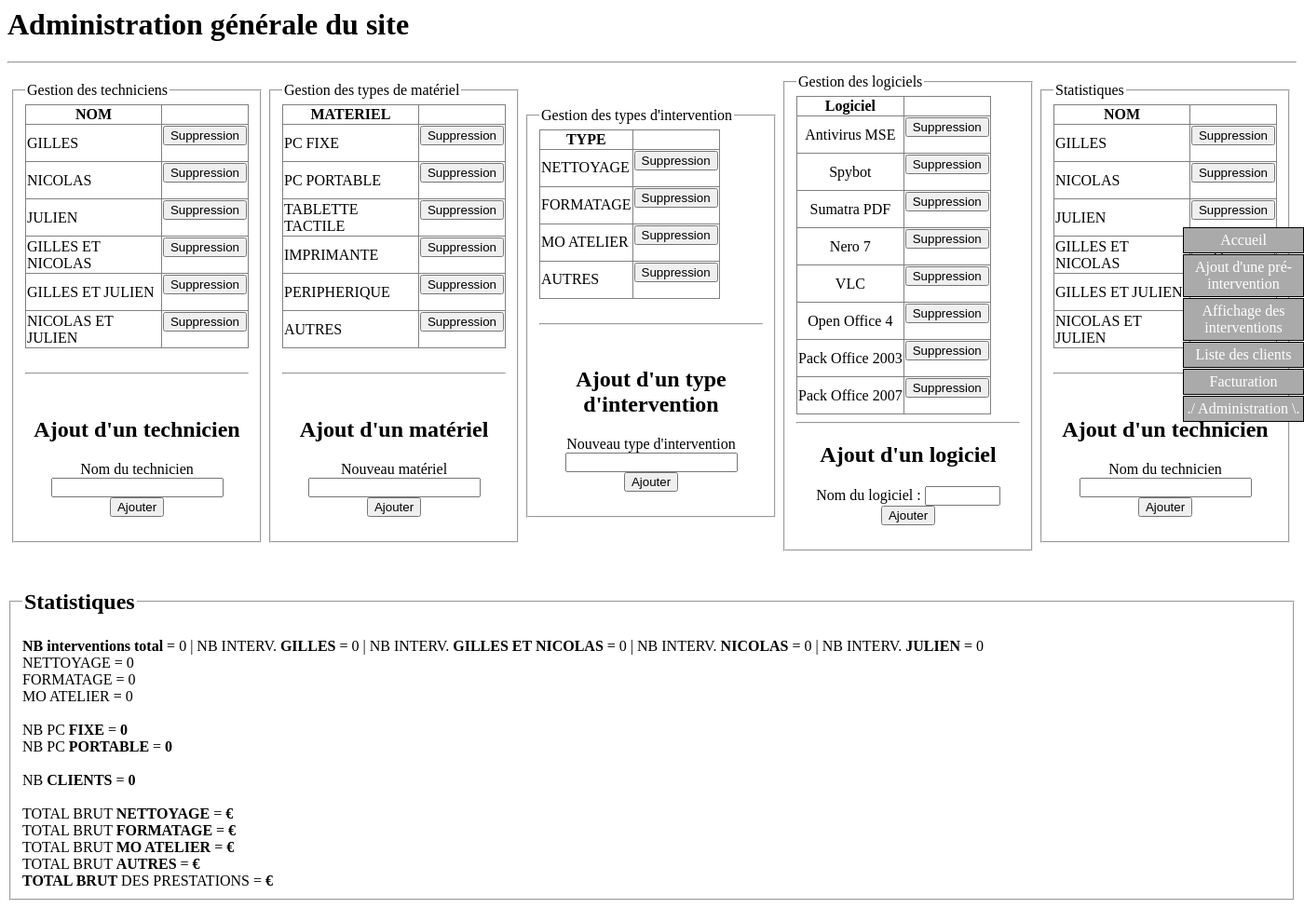
Page /index.php?p=administration on the committed database.
### tables this page shows
CREATE TABLE IF NOT EXISTS `ttechniciens` (
  `id` int(11) NOT NULL AUTO_INCREMENT,
  `nom` char(50) NOT NULL,
  PRIMARY KEY (`id`)
);

CREATE TABLE IF NOT EXISTS `ttypemateriel` (
  `id` int(11) NOT NULL AUTO_INCREMENT,
  `materiel` char(50) NOT NULL,
  PRIMARY KEY (`id`)
);

CREATE TABLE IF NOT EXISTS `ttypeinterv` (
  `id` int(11) NOT NULL AUTO_INCREMENT,
  `interv` char(50) NOT NULL,
  PRIMARY KEY (`id`)
);

CREATE TABLE IF NOT EXISTS `tlogiciels` (
  `id` int(11) NOT NULL AUTO_INCREMENT,
  `nom` varchar(50) NOT NULL,
  PRIMARY KEY (`id`)
);

### admin/techniciens.php (the view, shortened to what this page needs)
<table border="1" rules="all">
<tr> <th> NOM </th> </tr>
<?php
$req = mysql_query ( "SELECT * FROM ttechniciens ;" )  or  die( mysql_error() ) ;
while ( $ligne = mysql_fetch_array($req) )
{
	echo "<tr>" ;
	echo "<td>" . $ligne['nom'] . "</td>" ;
	echo "<td align='center'><form action='admin/deltechnicien.php?id=".$ligne["id"]."' method='POST'> <input type='hidden' name='id' value='".$ligne["id"]."'> <input type='submit' class='button blue morph' value='Suppression' onclick=\"javascript:return(confirm('Confirmer la suppression ?'))\";> </form></td>" ;
	echo "</tr>" ;
}
?>
</table>
<br /><hr /><br />
<center><h2>Ajout d'un technicien</h2>
<form action="#" method="POST">
	<p>
	Nom du technicien <input type="nom" name="nom" required><br />
	<input type="submit" value="Ajouter">
	</p>
</form>
</center>

### index.php (shortened to what this page needs)
<!DOCTYPE>
<html>
<head>
	<link href="style.css" rel="stylesheet" type="text/css" />
</head>
<body>
<?php
switch ($_GET['p']) {
	case 'administration':
		echo "<h1>Administration générale du site</h1>";
	break;
	}
?>
<ul id="menu">
	<li><a href="index.php?p=index">Accueil</a></li>
	<li><a href="index.php?p=ajoutpreinterv">Ajout d'une pré-intervention</a></li>
	<li><a href="index.php?p=showinterv">Affichage des interventions</a></li>
	<li><a href="index.php?p=clients">Liste des clients</a></li>
	<li><a href="index.php?p=facturation">Facturation</a></li>
	<li><a href="index.php?p=administration">./ Administration \.</a></li>
</ul>
<hr />
<?php
switch ($_GET['p']) {
	case 'administration':
		include_once('admin/index.php');
	break;
	}
?>
</body>
</html>

### admin/index.php
<table>
<tr>
	<td>
	<fieldset style='width:240px;'><legend>Gestion des techniciens</legend>
	<?php include "techniciens.php"; ?>
	</fieldset>
	</td>
	<td>
	<fieldset style='width:240px;'><legend>Gestion des types de matériel</legend>
	<?php include "typemateriel.php"; ?>
	</fieldset>
	</td>
	<td>
	<fieldset style='width:240px;'><legend>Gestion des types d'intervention</legend>
	<?php include "typeinterv.php"; ?>
	</fieldset>
	</td>
	<td>
	<fieldset style='width:240px;'><legend>Gestion des logiciels</legend>
	<?php include "logiciels.php"; ?>
	</fieldset>
	</td>
	<td>
	<fieldset style='width:240px;'><legend>Statistiques</legend>
	<?php include "techniciens.php"; ?>
	</fieldset>
	</td>
</tr>
</table>
<br />
<fieldset><legend><h2>Statistiques</h2></legend>
<?php include "statistiques.php"; ?>
</fieldset>

### admin/typemateriel.php (shortened to what this page needs)
<table border="1" rules="all">
<tr> <th> MATERIEL </th> </tr>
<?php
$req = mysql_query ( "SELECT * FROM ttypemateriel;" )  or  die( mysql_error() ) ;
while ( $ligne = mysql_fetch_array($req) )
{
	echo "<tr>" ;
	echo "<td>" . $ligne['materiel'] . "</td>" ;
	echo "<td align='center'><form action='admin/deltypemateriel.php?id=".$ligne["id"]."' method='POST'> <input type='hidden' name='id' value='".$ligne["id"]."'> <input type='submit' class='button blue morph' value='Suppression' onclick=\"javascript:return(confirm('Confirmer la suppression ?'))\";> </form></td>" ;
	echo "</tr>" ;
}
?>
</table>
<br /><hr /><br />
<center>
<h2>Ajout d'un matériel</h2>
<form action="#" method="POST">
	<p>
	Nouveau matériel <input type="text" name="materiel" required><br />
	<input type="submit" value="Ajouter">
	</p>
</form>
</center>

### admin/typeinterv.php (shortened to what this page needs)
<table border="1" rules="all">
<tr> <th> TYPE </th> </tr>
<?php
$req = mysql_query ( "SELECT * FROM ttypeinterv;" )  or  die( mysql_error() ) ;
while ( $ligne = mysql_fetch_array($req) )
{
	echo "<tr>" ;
	echo "<td>" . $ligne['interv'] . "</td>" ;
	echo "<td align='center'><form action='admin/deltypeinterv.php?id=".$ligne["id"]."' method='POST'> <input type='hidden' name='id' value='".$ligne["id"]."'> <input type='submit' value='Suppression' onclick=\"javascript:return(confirm('Confirmer la suppression ?'))\";> </form></td>" ;
	echo "</tr>" ;
}
	?>
</table>
<br /><hr /><br />
<center>
<h2> Ajout d'un type d'intervention </h2>
<form action="#" method="POST">
	<p>
	Nouveau type d'intervention <input type="nom" name="nom" required><br />
	<input type="submit" value="Ajouter">
	</p>
</form>
</center>

### admin/logiciels.php (shortened to what this page needs)
<table border="1" rules="all">
<tr> <th> Logiciel </th> </tr>
<?php
	$sql = mysql_query ( " SELECT * FROM tlogiciels ; " ) or die ( mysql_error() ) ;
	while ( $ligne = mysql_fetch_array($sql) )
	{
		echo "<tr>" ;
		echo "<td align='center'>" . $ligne['nom'] . "</td>" ;
		echo "<td align='center'><form action='admin/dellogiciel.php?id=" . $ligne["id"] . "' method='POST'> <input type='hidden' name='id' value='".$ligne["id"]."'> <input type='submit' value='Suppression' onclick=\"javascript:return(confirm('Confirmer la suppression ?'))\";> </form></td>" ;
		echo "</tr>" ;
	}
?>
</table>
<hr />
<center><h2>Ajout d'un logiciel</h2>
<form action="#" method="POST">
	Nom du logiciel : <input name="logiciel" type="text" size="7" required /><br />
	<input type="submit" value="Ajouter" />
</form>
</center>

### admin/statistiques.php (shortened to what this page needs)
<?php
	$Resultat1 = mysql_query ( "SELECT COUNT(*) AS CLIENTS FROM tclients ;" ) or die ( mysql_error() ) ;
	$Resultat2 = mysql_query ( "SELECT COUNT(*) AS NBINTERVENTIONS FROM tinterventions ;" ) or die ( mysql_error() ) ;
	$Resultat3 = mysql_query ( "SELECT COUNT(materiel) AS MOATELIER FROM tinterventions WHERE materiel='MO ATELIER' ;" ) or die ( mysql_error() ) ;
	$Resultat4 = mysql_query ( "SELECT COUNT(materiel) AS PCFIXE FROM tinterventions WHERE materiel='PC FIXE' ;" ) or die ( mysql_error() ) ;
	$Resultat5 = mysql_query ( "SELECT COUNT(materiel) AS PCPORTABLE FROM tinterventions WHERE materiel='PC PORTABLE' ;" ) or die ( mysql_error() ) ;
	$Resultat6 = mysql_query ( "SELECT COUNT(intervention) AS FORMATAGE FROM tinterventions WHERE intervention='FORMATAGE' ;" ) or die ( mysql_error() ) ;
	$Resultat7 = mysql_query ( "SELECT COUNT(intervention) AS NETTOYAGE FROM tinterventions WHERE intervention='NETTOYAGE' ;" ) or die ( mysql_error() ) ;
	$Resultat8 = mysql_query ( "SELECT COUNT(technicien) AS GILLES FROM tinterventions WHERE technicien='GILLES' ;" ) or die ( mysql_error() ) ;
	$Resultat9 = mysql_query ( "SELECT COUNT(technicien) AS NICOLAS FROM tinterventions WHERE technicien='NICOLAS' ;" ) or die ( mysql_error() ) ;
	$Resultat10 = mysql_query ( "SELECT COUNT(technicien) AS JULIEN FROM tinterventions WHERE technicien='JULIEN' ;" ) or die ( mysql_error() ) ;
	$Resultat12 = mysql_query ( "SELECT COUNT(technicien) AS GILLESNICOLAS FROM tinterventions WHERE technicien='GILLES ET NICOLAS' ;" ) or die ( mysql_error() ) ;
	$Resultat13 = mysql_query ( "SELECT SUM(prix) AS TOTALBRUT FROM tinterventions ;" ) or die ( mysql_error() ) ;
	$Resultat14 = mysql_query ( "SELECT SUM(prix) AS TOTALBRUTNETTOYAGE FROM tinterventions WHERE intervention='NETTOYAGE';" ) or die ( mysql_error() ) ;
	$Resultat15 = mysql_query ( "SELECT SUM(prix) AS TOTALBRUTFORMATAGE FROM tinterventions WHERE intervention='FORMATAGE';" ) or die ( mysql_error() ) ;
	$Resultat16 = mysql_query ( "SELECT SUM(prix) AS TOTALBRUTMOATELIER FROM tinterventions WHERE intervention='MO ATELIER';" ) or die ( mysql_error() ) ;
	$Resultat17 = mysql_query ( "SELECT SUM(prix) AS TOTALBRUTAUTRES FROM tinterventions WHERE intervention='AUTRES';" ) or die ( mysql_error() ) ;
$r1 = mysql_fetch_array($Resultat1);
$r2 = mysql_fetch_array($Resultat2);
$r3 = mysql_fetch_array($Resultat3);
$r4 = mysql_fetch_array($Resultat4);
$r5 = mysql_fetch_array($Resultat5);
$r6 = mysql_fetch_array($Resultat6);
$r7 = mysql_fetch_array($Resultat7);
$r8 = mysql_fetch_array($Resultat8);
$r9 = mysql_fetch_array($Resultat9);
$r10 = mysql_fetch_array($Resultat10);
$r12 = mysql_fetch_array($Resultat12);
$r13 = mysql_fetch_array($Resultat13);
$r14 = mysql_fetch_array($Resultat14);
$r15 = mysql_fetch_array($Resultat15);
$r16 = mysql_fetch_array($Resultat16);
$r17 = mysql_fetch_array($Resultat17);
?>
<b>NB interventions total</b> = <?php echo $r2['NBINTERVENTIONS']; ?> | NB INTERV. <b>GILLES</b> = <?php echo $r8['GILLES']; ?> | NB INTERV. <b>GILLES ET NICOLAS</b> = <?php echo $r12['GILLESNICOLAS']; ?> | NB INTERV. <b>NICOLAS</b> = <?php echo $r9['NICOLAS']; ?>  | NB INTERV. <b>JULIEN</b> = <?php echo $r10['JULIEN']; ?><br />
NETTOYAGE = <?php echo $r6['FORMATAGE']; ?> <br />
FORMATAGE = <?php echo $r7['NETTOYAGE']; ?> <br />
MO ATELIER = <?php echo $r3['MOATELIER']; ?> <br />
<br />
NB PC <b>FIXE</b> = <b><?php echo $r4['PCFIXE']; ?></b><br />
NB PC <b>PORTABLE</b> = <b><?php echo $r5['PCPORTABLE']; ?></b><br />
<br />
NB <b>CLIENTS</b> = <b><?php echo $r1['CLIENTS']; ?></b><br />
<br />
TOTAL BRUT <b>NETTOYAGE</b> = <b><?php echo $r14['TOTALBRUTNETTOYAGE']; ?> €</b></br />
TOTAL BRUT <b>FORMATAGE</b> = <b><?php echo $r15['TOTALBRUTFORMATAGE']; ?> €</b></br />
TOTAL BRUT <b>MO ATELIER</b> = <b><?php echo $r16['TOTALBRUTMOATELIER']; ?> €</b></br />
TOTAL BRUT <b>AUTRES</b> = <b><?php echo $r17['TOTALBRUTAUTRES']; ?> €</b></br />
<b>TOTAL BRUT</b> DES PRESTATIONS = <b><?php echo $r13['TOTALBRUT']; ?> €</b></br />

### style.css (style rules this page uses)
#menu { position: fixed; right: 0; width: 130px; list-style: none; margin: 0; padding: 0; top: 25%; }
#menu li { background: #ccc ; color: #fff ; border: 1px solid #000 ; margin-bottom: 1px ; }
#menu li a { display: block ; background: #aaa ; color: #fff ; text-align: center ; text-decoration: none ; padding: 4px 0 ; }

### rows in the picture
ttechniciens: nom "GILLES"
ttechniciens: nom "NICOLAS"
ttechniciens: nom "JULIEN"
ttechniciens: nom "GILLES ET NICOLAS"
ttechniciens: nom "GILLES ET JULIEN"
ttechniciens: nom "NICOLAS ET JULIEN"
ttypemateriel: materiel "PC FIXE"
ttypemateriel: materiel "PC PORTABLE"
ttypemateriel: materiel "TABLETTE TACTILE"
ttypemateriel: materiel "IMPRIMANTE"
ttypemateriel: materiel "PERIPHERIQUE"
ttypemateriel: materiel "AUTRES"
ttypeinterv: interv "NETTOYAGE"
ttypeinterv: interv "FORMATAGE"
ttypeinterv: interv "MO ATELIER"
ttypeinterv: interv "AUTRES"
tlogiciels: nom "Antivirus MSE"
tlogiciels: nom "Spybot"
tlogiciels: nom "Sumatra PDF"
tlogiciels: nom "Nero 7"
tlogiciels: nom "VLC"
tlogiciels: nom "Open Office 4"
tlogiciels: nom "Pack Office 2003"
tlogiciels: nom "Pack Office 2007"

### other values in the picture
$r2['NBINTERVENTIONS'] "0"
$r8['GILLES'] "0"
$r12['GILLESNICOLAS'] "0"
$r9['NICOLAS'] "0"
$r10['JULIEN'] "0"
$r6['FORMATAGE'] "0"
$r7['NETTOYAGE'] "0"
$r3['MOATELIER'] "0"
$r4['PCFIXE'] "0"
$r5['PCPORTABLE'] "0"
$r1['CLIENTS'] "0"
